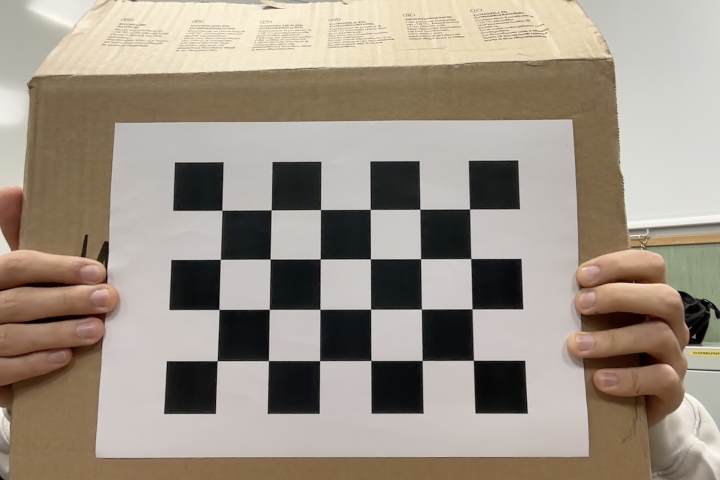
#> input picture Data/Imagen_1.jpg, 1440 x 960 px, given in place of the camera (shown at 1/2 size)
$ python codigo_completo_CV2.py
#> lines starting #> are read from the running program, lines starting #| are printed output that depends on the picture; after the words box and inside, x2 and y2 are one past the last pixel; in counts of white or black regions, pixels touching at a corner belong together
import cv2
import numpy as np
import time
from collections import deque, Counter
from pathlib import Path

# =========================================================
# Calibración opcional
# =========================================================
def load_calib_npz():
    p = Path("calib.npz")
    if not p.exists():
        print("[WARN] No existe calib.npz. Continuo sin undistort.")
        return None, None
    d = np.load(str(p))
    K = d["K"].astype(np.float32)
    dist = d["dist"].astype(np.float32)
    print("[OK] Calibración cargada desde calib.npz")
    return K, dist


# =========================================================
# CUADRADO DONDE SE PINTA
# =========================================================
def get_roi(frame):
    H, W = frame.shape[:2]
    x1, y1 = int(0.02 * W), int(0.10 * H)
    x2, y2 = int(0.48 * W), int(0.96 * H)
    return x1, y1, x2, y2


# =========================================================
# Trackbars
# =========================================================
def nothing(x):
    pass

def setup_trackbars():
    cv2.namedWindow("Controls", cv2.WINDOW_NORMAL)
    cv2.resizeWindow("Controls", 520, 360)

    cv2.createTrackbar("Cr_low",  "Controls", 140, 255, nothing)
    cv2.createTrackbar("Cr_high", "Controls", 180, 255, nothing)
    cv2.createTrackbar("Cb_low",  "Controls",  80, 255, nothing)
    cv2.createTrackbar("Cb_high", "Controls", 135, 255, nothing)

    cv2.createTrackbar("Blur",    "Controls",   7, 31,  nothing)  # impar
    cv2.createTrackbar("OpenIt",  "Controls",   2, 6,   nothing)
    cv2.createTrackbar("CloseIt", "Controls",   2, 8,   nothing)

def read_trackbars():
    cr_l = cv2.getTrackbarPos("Cr_low", "Controls")
    cr_h = cv2.getTrackbarPos("Cr_high","Controls")
    cb_l = cv2.getTrackbarPos("Cb_low", "Controls")
    cb_h = cv2.getTrackbarPos("Cb_high","Controls")
    blur = cv2.getTrackbarPos("Blur", "Controls")
    op_it = cv2.getTrackbarPos("OpenIt", "Controls")
    cl_it = cv2.getTrackbarPos("CloseIt","Controls")

    if cr_l > cr_h: cr_l, cr_h = cr_h, cr_l
    if cb_l > cb_h: cb_l, cb_h = cb_h, cb_l
    if blur < 1: blur = 1
    if blur % 2 == 0: blur += 1
    op_it = max(0, op_it)
    cl_it = max(0, cl_it)
    return cr_l, cr_h, cb_l, cb_h, blur, op_it, cl_it


# =========================================================
# Segmentación piel YCrCb
# =========================================================
def skin_mask_ycrcb_sliders(roi_bgr, cr_l, cr_h, cb_l, cb_h, blur_k, op_it, cl_it):
    blur = cv2.GaussianBlur(roi_bgr, (blur_k, blur_k), 0)
    ycrcb = cv2.cvtColor(blur, cv2.COLOR_BGR2YCrCb)

    lower = np.array([0, cr_l, cb_l], dtype=np.uint8)
    upper = np.array([255, cr_h, cb_h], dtype=np.uint8)
    mask = cv2.inRange(ycrcb, lower, upper)

    kernel = cv2.getStructuringElement(cv2.MORPH_ELLIPSE, (5, 5))
    if op_it > 0:
        mask = cv2.morphologyEx(mask, cv2.MORPH_OPEN, kernel, iterations=op_it)
    if cl_it > 0:
        mask = cv2.morphologyEx(mask, cv2.MORPH_CLOSE, kernel, iterations=cl_it)

    return mask


# =========================================================
# Mano sólida: contorno mayor + fill + recorte de muñeca
# =========================================================
def hand_solid_from_mask(mask):
    H, W = mask.shape[:2]
    min_area = int(0.03 * H * W)

    contours, _ = cv2.findContours(mask, cv2.RETR_EXTERNAL, cv2.CHAIN_APPROX_SIMPLE)
    if not contours:
        return None, None

    c = max(contours, key=cv2.contourArea)
    if cv2.contourArea(c) < min_area:
        return None, None

    solid = np.zeros_like(mask)
    cv2.drawContours(solid, [c], -1, 255, thickness=cv2.FILLED)

    x, y, w, h = cv2.boundingRect(c)
    cut_y = int(y + 0.88 * h)
    solid[cut_y:, :] = 0

    contours2, _ = cv2.findContours(solid, cv2.RETR_EXTERNAL, cv2.CHAIN_APPROX_SIMPLE)
    if not contours2:
        return None, None
    c2 = max(contours2, key=cv2.contourArea)
    if cv2.contourArea(c2) < min_area:
        return None, None

    return solid, c2


# =========================================================
# Conteo de dedos
# =========================================================
def count_fingers_defects(contour):
    cnt = contour.astype(np.int32)
    eps = 0.01 * cv2.arcLength(cnt, True)
    cnt = cv2.approxPolyDP(cnt, eps, True)

    hull_idx = cv2.convexHull(cnt, returnPoints=False)
    hull_pts = cv2.convexHull(cnt, returnPoints=True)

    if hull_idx is None or len(hull_idx) < 3 or hull_pts is None or len(hull_pts) < 3:
        return 0, hull_pts, None

    hull_idx = np.sort(hull_idx, axis=0)

    try:
        defects = cv2.convexityDefects(cnt, hull_idx)
    except cv2.error:
        defects = None

    M = cv2.moments(cnt)
    if abs(M["m00"]) < 1e-6:
        return 0, hull_pts, defects
    cy = int(M["m01"] / M["m00"])

    top = hull_pts[hull_pts[:, 0, 1].argmin()][0]
    tip = (int(top[0]), int(top[1]))

    x, y, w, h = cv2.boundingRect(cnt)
    aspect = (h / float(w + 1e-6))
    tip_above = (cy - tip[1])

    area = cv2.contourArea(cnt)
    hull_area = cv2.contourArea(hull_pts) if hull_pts is not None else area
    solidity = float(area) / float(hull_area + 1e-6)

    # [5 lines left out: function looks_like_one_finger, not called in this run]

    if defects is None or defects.shape[0] == 0:
        return (1 if looks_like_one_finger() else 0), hull_pts, defects

    gaps = 0
    for i in range(defects.shape[0]):
        s, e, f, depth = defects[i, 0]
        start = cnt[s][0]
        end   = cnt[e][0]
        far   = cnt[f][0]
        depth = depth / 256.0

        if depth < 8:
            continue

        a = np.linalg.norm(end - start)
        b = np.linalg.norm(far - start)
        c = np.linalg.norm(end - far)
        if b < 1e-6 or c < 1e-6:
            continue

        cosang = (b*b + c*c - a*a) / (2*b*c)
        cosang = np.clip(cosang, -1.0, 1.0)
        ang = np.degrees(np.arccos(cosang))

        if ang < 95:
            gaps += 1

    if gaps == 0:
        return (1 if looks_like_one_finger() else 0), hull_pts, defects

    fingers = min(gaps + 1, 5)
    return fingers, hull_pts, defects


# =========================================================
# Punta para pintar: punto más alto del hull
# =========================================================
def tip_from_hull(hull_pts):
    if hull_pts is None or len(hull_pts) == 0:
        return None
    top = hull_pts[hull_pts[:, 0, 1].argmin()][0]
    return (int(top[0]), int(top[1]))


# =========================================================
# Estabilidad: MODA en ventana
# =========================================================
def stable_mode(history, window=12, require=8):
    if len(history) < window:
        return None
    w = list(history)[-window:]
    m = Counter(w).most_common(1)[0][0]
    return m if w.count(m) >= require else None


# =========================================================
# FSM contraseña
# =========================================================
class PasswordFSM:
    def __init__(self, pattern, step_timeout=3.0):
        self.pattern = pattern
        self.step_timeout = step_timeout
        self.reset()

    def reset(self):
        self.idx = 0
        self.unlocked = False
        self.last_ok = time.time()

    def update(self, stable):
        if self.unlocked or stable is None:
            return
        now = time.time()
        if now - self.last_ok > self.step_timeout:
            self.idx = 0
        if stable == self.pattern[self.idx]:
            self.idx += 1
            self.last_ok = now
            if self.idx >= len(self.pattern):
                self.unlocked = True


# =========================================================
# HUD helpers
# =========================================================
def draw_panel(img, x, y, w, h, alpha=0.55):
    x = max(0, x); y = max(0, y)
    x2 = min(img.shape[1], x + w)
    y2 = min(img.shape[0], y + h)
    if x >= x2 or y >= y2:
        return
    overlay = img.copy()
    cv2.rectangle(overlay, (x, y), (x2, y2), (0, 0, 0), -1)
    cv2.addWeighted(overlay, alpha, img, 1 - alpha, 0, img)

def put_text(img, text, org, scale=0.75, thickness=2):
    cv2.putText(img, text, org, cv2.FONT_HERSHEY_SIMPLEX, scale, (0, 0, 0), thickness + 2, cv2.LINE_AA)
    cv2.putText(img, text, org, cv2.FONT_HERSHEY_SIMPLEX, scale, (255, 255, 255), thickness, cv2.LINE_AA)

def draw_password_bar(img, pattern, idx, unlocked, x, y):
    box_w, box_h, gap = 28, 18, 6
    for i, v in enumerate(pattern):
        bx = x + i * (box_w + gap)
        by = y
        if unlocked or i < idx:
            col = (0, 200, 0)
        elif i == idx:
            col = (0, 200, 200)
        else:
            col = (80, 80, 80)
        cv2.rectangle(img, (bx, by), (bx + box_w, by + box_h), col, -1)
        cv2.rectangle(img, (bx, by), (bx + box_w, by + box_h), (0, 0, 0), 2)
        cv2.putText(img, str(v), (bx + 8, by + 14), cv2.FONT_HERSHEY_SIMPLEX, 0.55, (0, 0, 0), 2, cv2.LINE_AA)

# [6 lines left out: function draw_progress_bar, not called in this run]

def draw_inset_mask(out_bgr, mask, title="hand solid", pos="bottom_right", size=(260, 190), margin=18):
    H, W = out_bgr.shape[:2]
    iw, ih = size

    if mask is None:
        mask = np.zeros((ih, iw), dtype=np.uint8)
    else:
        mask = cv2.resize(mask, (iw, ih), interpolation=cv2.INTER_NEAREST)

    inset = cv2.cvtColor(mask, cv2.COLOR_GRAY2BGR)

    if pos == "bottom_right":
        x1 = W - iw - margin
        y1 = H - ih - margin
    elif pos == "bottom_left":
        x1 = margin
        y1 = H - ih - margin
    else:
        x1 = W - iw - margin
        y1 = H - ih - margin

    x2, y2 = x1 + iw, y1 + ih

    draw_panel(out_bgr, x1 - 8, y1 - 32, iw + 16, ih + 40, alpha=0.35)
    cv2.rectangle(out_bgr, (x1, y1), (x2, y2), (0, 255, 255), 2)
    put_text(out_bgr, f"Mask: {title}", (x1, y1 - 10), 0.60, 2)
    out_bgr[y1:y2, x1:x2] = inset


# =========================================================
# MAIN
# =========================================================
def main(cam_index=0, width=1280, height=720):
#> called with cam_index = 0, width = 1280, height = 720
    K, dist = load_calib_npz()

    cap = cv2.VideoCapture(cam_index)
    if not cap.isOpened():
        raise RuntimeError("No se pudo abrir la cámara.")

    cap.set(cv2.CAP_PROP_FRAME_WIDTH, width)
    cap.set(cv2.CAP_PROP_FRAME_HEIGHT, height)

    setup_trackbars()

    pattern = [5, 4, 3, 2, 1]
    fsm = PasswordFSM(pattern, step_timeout=3.0)
    hist = deque(maxlen=30)

    canvas = None
    prev_pt = None

    sm_tip = None
    tip_alpha = 0.75

    # Trazo (ajustable con + / -)
    paint_thickness = 3
    min_th, max_th = 1, 30

    # Color actual (BGR)
    paint_color = (255, 255, 255)  # blanco

    # Borrado por gesto: 5 dedos 3s (unlocked)
    clear_hold_s = 3.0
    clear_timer_start = None
    clear_armed = True

    # Cambio de color por gesto: 4/3/2 dedos 3s (unlocked)
    color_hold_s = 3.0
    color_timer_start = None
    color_target = None
    color_armed = True

    color_map = {
        4: ((255, 0, 0), "AZUL"),
        3: ((0, 0, 255), "ROJO"),
        2: ((0, 255, 0), "VERDE"),
    }

    t0 = time.time()
    frames = 0

    while True:
        ok, frame = cap.read()
#> frame is the input picture: shape (960, 1440, 3); mean B, G, R 132.8, 145.9, 156.8
        if not ok:
            break

        if K is not None and dist is not None:
            frame = cv2.undistort(frame, K, dist)

        # ====== ESPEJO ======
        frame = cv2.flip(frame, 1)
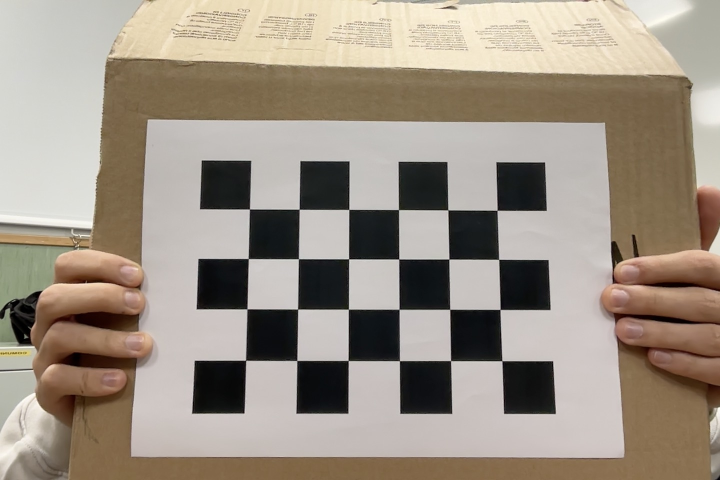
#> frame: shape (960, 1440, 3) (shown at 1/2 size); mean B, G, R 132.8, 145.9, 156.8

        if canvas is None:
            canvas = np.zeros_like(frame)

        x1, y1, x2, y2 = get_roi(frame)
#> x1 = 28; y1 = 96; x2 = 691; y2 = 921
        roi = frame[y1:y2, x1:x2].copy()
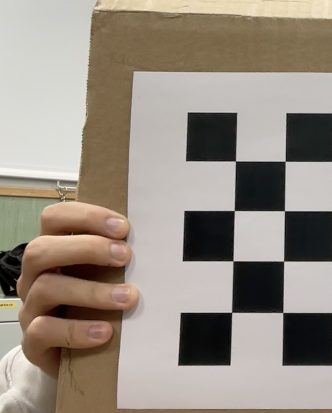
#> roi: shape (825, 663, 3) (shown at 1/2 size); mean B, G, R 130.3, 141.7, 151.8

        cr_l, cr_h, cb_l, cb_h, blur_k, op_it, cl_it = read_trackbars()
        raw_mask = skin_mask_ycrcb_sliders(roi, cr_l, cr_h, cb_l, cb_h, blur_k, op_it, cl_it)
#> in skin_mask_ycrcb_sliders, `mask = cv2.inRange(ycrcb, lower, upper)`:
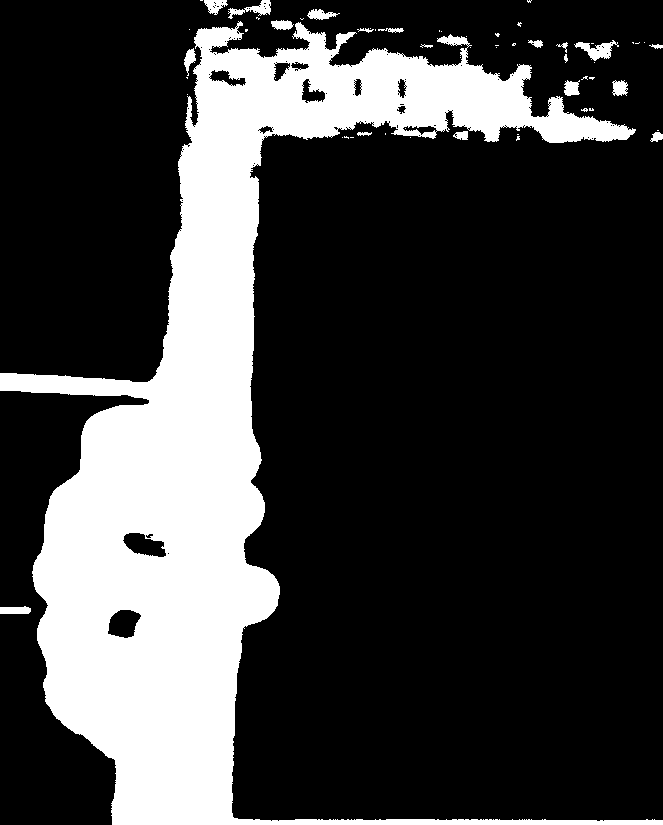
#> mask: shape (825, 663); 24.5% white; 59 white regions (39 under 20 px), largest, box (x1, y1, x2, y2) and area: (0, 21, 663, 825) 130959, (574, 40, 619, 61) 408, (228, 0, 271, 19) 311
#> in skin_mask_ycrcb_sliders, `mask = cv2.morphologyEx(mask, cv2.MORPH_OPEN, kernel, iterations=op_it)`:
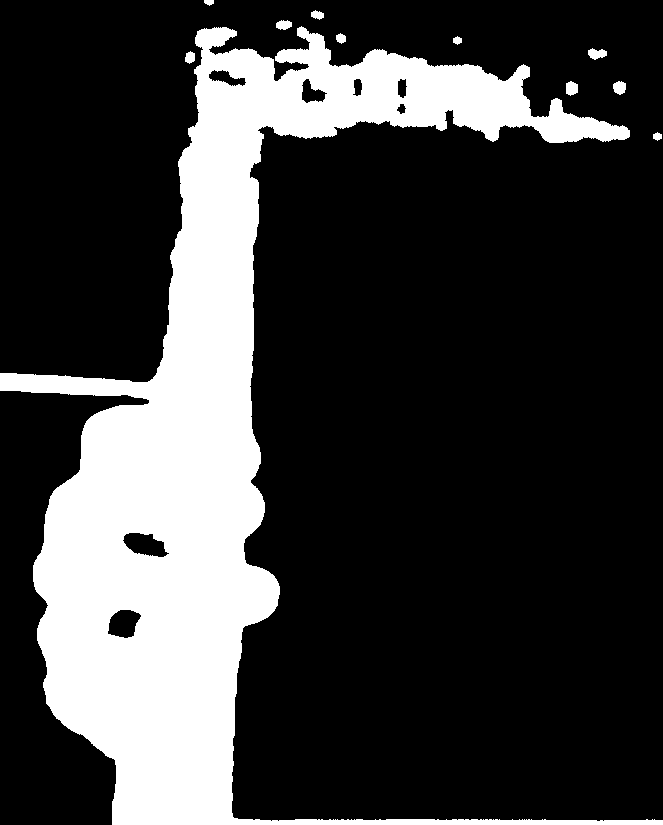
#> mask: shape (825, 663); 23.7% white; 11 white regions, largest, box (x1, y1, x2, y2) and area: (0, 26, 663, 825) 128644, (588, 48, 607, 60) 152, (566, 81, 578, 96) 143
#> in skin_mask_ycrcb_sliders, `mask = cv2.morphologyEx(mask, cv2.MORPH_CLOSE, kernel, iterations=cl_it)`:
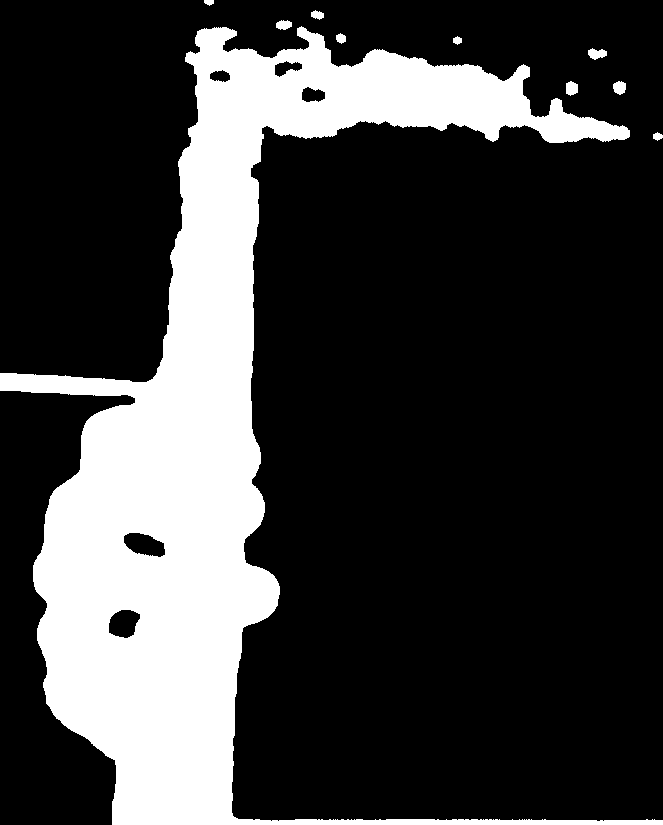
#> mask: shape (825, 663); 23.9% white; 10 white regions
        solid, contour = hand_solid_from_mask(raw_mask)
#> in hand_solid_from_mask, `contours, _ = cv2.findContours(mask, cv2.RETR_EXTERNAL, cv2.CHAIN_APPR..`: contours = 10 contours; largest, box (x1, y1, x2, y2) and area: (0, 26, 663, 825) 130013, (588, 48, 607, 60) 128, (566, 81, 578, 96) 122, (613, 81, 626, 95) 120, (276, 20, 292, 30) 101
#> in hand_solid_from_mask, `c = max(contours, key=cv2.contourArea)`: c = contour of 1572 points, box (x1, y1, x2, y2) (0, 26, 663, 825), area 130013
#> in hand_solid_from_mask, `cv2.drawContours(solid, [c], -1, 255, thickness=cv2.FILLED)`:
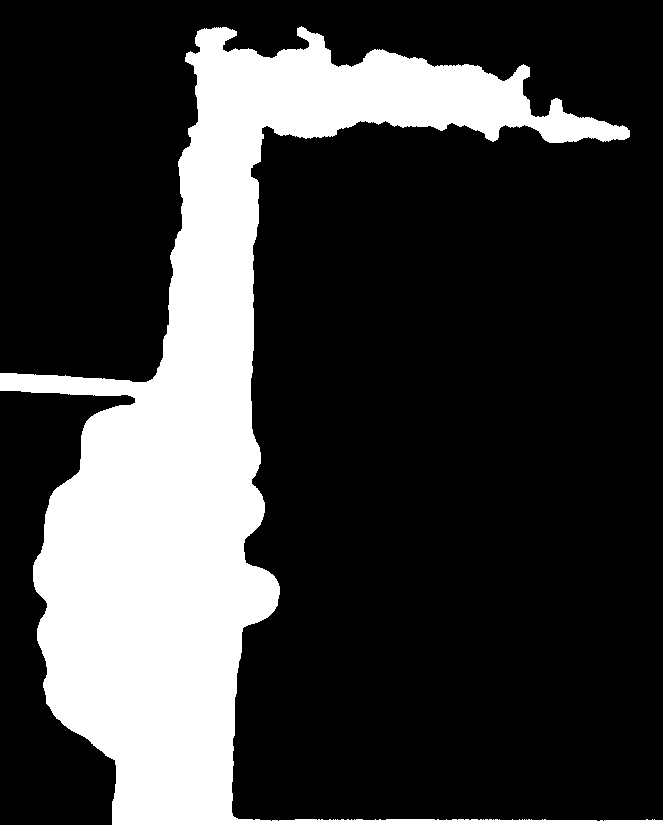
#> solid: shape (825, 663); 24.1% white; 1 white region, box (x1, y1, x2, y2) and area: (0, 26, 663, 825) 131964
#> in hand_solid_from_mask, `x, y, w, h = cv2.boundingRect(c)`: x = 0; y = 26; w = 663; h = 799
#> in hand_solid_from_mask, `cut_y = int(y + 0.88 * h)`: cut_y = 729
#> in hand_solid_from_mask, `solid[cut_y:, :] = 0`:
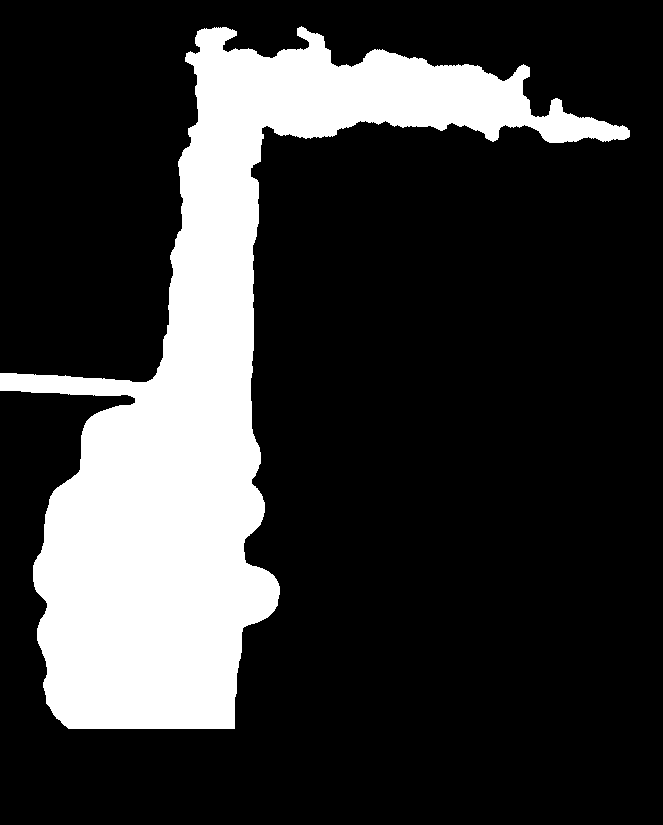
#> solid: shape (825, 663); 21.5% white; 1 white region
#> in hand_solid_from_mask, `contours2, _ = cv2.findContours(solid, cv2.RETR_EXTERNAL, cv2.CHAIN_AP..`: contours2 = 1 contour; box (x1, y1, x2, y2) and area: (0, 26, 630, 729) 116096
#> in hand_solid_from_mask, `c2 = max(contours2, key=cv2.contourArea)`: c2 = contour of 1354 points, box (x1, y1, x2, y2) (0, 26, 630, 729), area 116096
#> (the rest of the program and of its run is left out)
